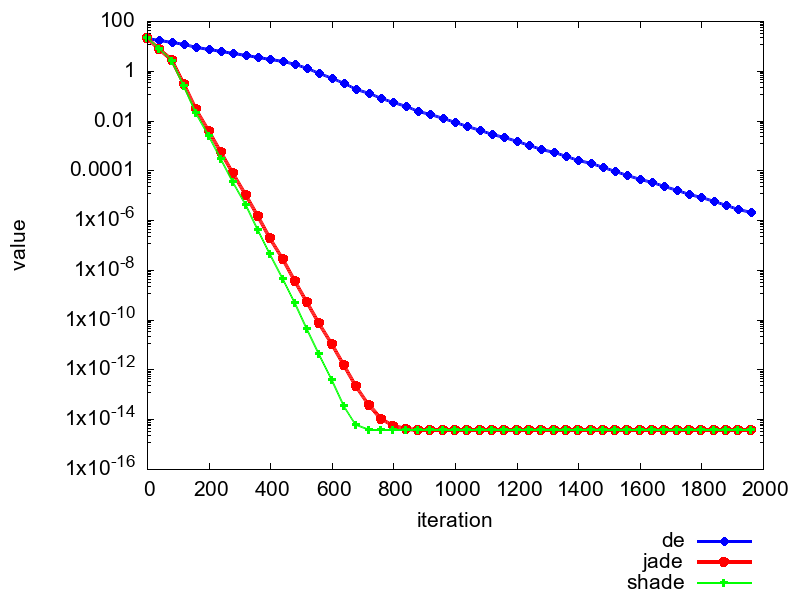

The script that saved this image:
set terminal png font arial 16 size 800,600
set key bmargin

set logscale y
set xlabel 'iteration'
set ylabel 'value'
set output 'ack2000.png'

plot    '..\1997-de\result\result0_200000.txt' using ($0*40):1 every 40 pt 1 lw 3 ps 1 lc rgb "blue" title 'de' with linespoints ,\
      '..\2009-jade\result\result0_200000.txt' using ($0*40):1 every 40 pt 1 lw 4 ps 1 lc rgb "red" title 'jade' with linespoints ,\
     '..\2013-shade\result\result0_200000.txt' using ($0*40):1 every 40 pt 1 lw 2 ps 1 lc rgb "green" title 'shade' with linespoints,

set output